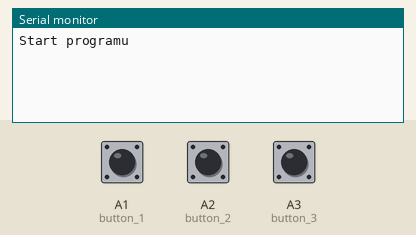
This sketch was run on a simulated Arduino Uno, built with avr-gcc and run on an emulated ATmega328P. Parts: the last lines printed to the serial monitor. Inputs (shaded band) come from the test bench; at power-on: A1 (button_1) LOW, A2 (button_2) LOW, A3 (button_3) LOW.

Above: at 1.2 s.
1.3 s: A1 (button_1) pulled HIGH for 0.15 s
At 2.2 s:
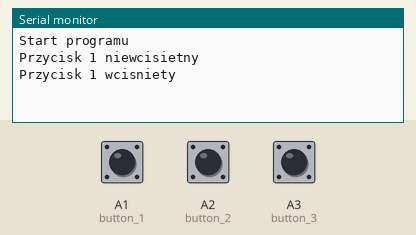
2.9 s: A2 (button_2) pulled HIGH for 0.15 s
At 3.03 s:
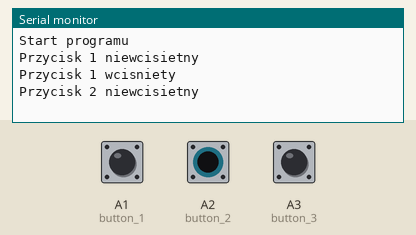
4.5 s: A3 (button_3) pulled HIGH for 0.15 s
At 5.9 s:
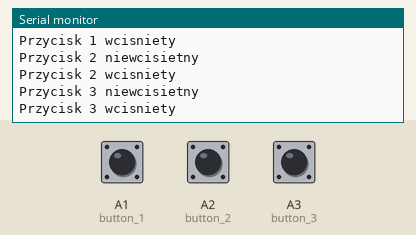

The sketch:

3.2.ino
```cpp
#include <PinChangeInterrupt.h>
void setup()
{
  pinMode(A1, INPUT);
  pinMode(A2, INPUT);
  pinMode(A3, INPUT);
  attachPCINT(digitalPinToPCINT(A1), button_1, CHANGE);
  attachPCINT(digitalPinToPCINT(A2), button_2, CHANGE);
  attachPCINT(digitalPinToPCINT(A3), button_3, CHANGE);
  Serial.begin (9600);
  Serial.println ("Start programu");
}

void loop()
{
  // put your main code here, to run repeatedly:
}

void button_1 ()
{
  if(digitalRead(A1) == HIGH)
  {
    Serial.println("Przycisk 1 niewcisietny");
  }
  else
  {
    Serial.println("Przycisk 1 wcisniety");
  }
}
void button_2 ()
{
  if(digitalRead(A2) == HIGH)
  {
    Serial.println("Przycisk 2 niewcisietny");
  }
  else
  {
    Serial.println("Przycisk 2 wcisniety");
  }
}
void button_3 ()
{
  if(digitalRead(A3) == HIGH)
  {
    Serial.println("Przycisk 3 niewcisietny");
  }
  else
  {
    Serial.println("Przycisk 3 wcisniety");
  }
}
```

Measured:
- after the input at 1.3 s, the serial monitor: prints a new line at once (image 1)
- after the input at 2.9 s, the serial monitor: prints a new line at once (image 2)
- after the input at 4.5 s, the serial monitor: prints a new line at once (image 3)
